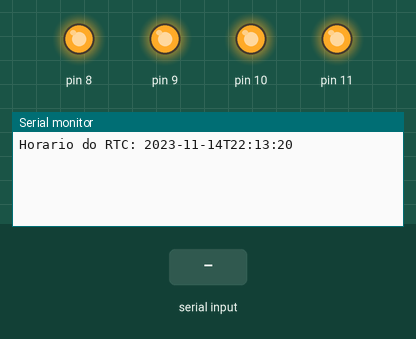
Simulated run of this sketch. Board: Arduino Uno, built with avr-gcc and run on an emulated ATmega328P. Shown: output pins drawn as LEDs (lit = HIGH), the last lines printed to the serial monitor. Inputs (shaded band) come from the test bench. The local clock reads 2024-03-15 10:24:30 at power-on unless the sketch sets it.

Above: at 1.2 s.
1.3 s: "90,45,200\n" received over Serial
At 3.5 s:
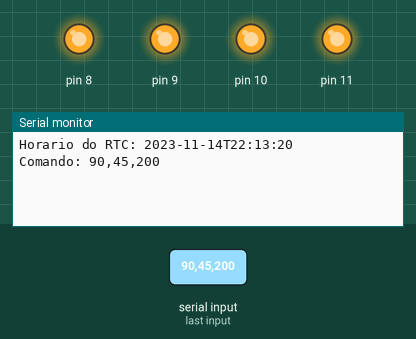
3.8 s: "90,45\n" received over Serial
At 5.4 s:
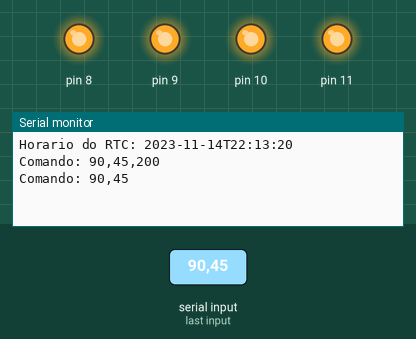
6.3 s: "90,45,200,10\n" received over Serial
At 8.5 s:
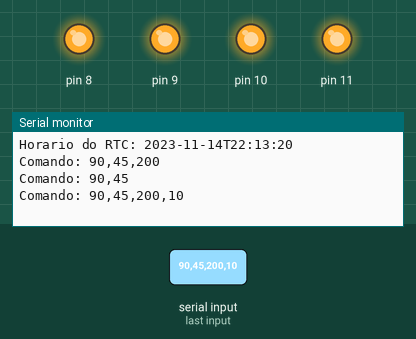

The sketch:

pumpController.ino
```cpp
#include "codes.h"
#include "pump.h"

int commandIndex = 0;
int selectedBomb = 0;
String textSms = "";

Schedule defaultSchedule(12, 03, 12, 04);

Pump bombas[] = {Pump("Bomba 0", 8, 0, defaultSchedule), Pump("Bomba 1", 9, 1, defaultSchedule),
                 Pump("Bomba 2", 10, 2, defaultSchedule), Pump("Bomba 3", 11, 3, defaultSchedule)};

void setup() {
  Serial.begin(115200);

  RTC.begin();

  // Adjust RTC time
  RTC.adjust(DateTime(F(__DATE__), F(__TIME__)));
  Serial.print("Horario do RTC: ");
  Serial.println(RTC.now().timestamp());
}

void loop() {

  // Verficar Agendamentos
  for (int i = 0; i < sizeof(bombas) / sizeof(bombas[0]); i++) {
    bombas[i].checkSchedule();
  }

  // Verificar Saúde das bombas quando der o meio dia
  DateTime now = RTC.now();
  if (now.hour() == 12 && now.minute() == 0) {
    checkPumps(bombas);
  }

  textSms = Serial.readString();

  // Converter o texto para maiúsculas
  textSms.toUpperCase();

  if (textSms != "") {
    Serial.print("Comando: ");
    Serial.println(textSms);
  }

  // Caso receba LBX, Ligar a bomba X
  commandIndex = textSms.indexOf(LB);
  if (commandIndex != -1) {
    if (isDigit(textSms[commandIndex + 2])) {
      selectedBomb = textSms.substring(commandIndex + 2, commandIndex + 3).toInt();

      if (textSms[commandIndex + 3] != '-') {
        bombas[selectedBomb].turnOn();
      } else {
        int time = textSms.substring(commandIndex + 4, commandIndex + 8).toInt();
        bombas[selectedBomb].setOnTimer(time);
      }
    } else {
      for (int i = 0; i < sizeof(bombas) / sizeof(bombas[0]); i++) {
        bombas[i].turnOn();
      }
    }
  }

  // Caso receba DBX, Desligar a bomba X
  commandIndex = textSms.indexOf(DB);
  if (commandIndex != -1) {
    if (isDigit(textSms[commandIndex + 2])) {
      selectedBomb = textSms.substring(commandIndex + 2, commandIndex + 3).toInt();

      if (textSms[commandIndex + 3] != '-') {
        bombas[selectedBomb].turnOff();
      } else {
        int time = textSms.substring(commandIndex + 4, commandIndex + 8).toInt();
        bombas[selectedBomb].setOffTimer(time);
      }
    } else {
      for (int i = 0; i < sizeof(bombas) / sizeof(bombas[0]); i++) {
        bombas[i].turnOff();
      }
    }
  }

  // Caso receba RSX, Ler os dados da bomba X
  commandIndex = textSms.indexOf(RS);
  if (commandIndex != -1) {
    if (isDigit(textSms[commandIndex + 2])) {
      selectedBomb = textSms.substring(commandIndex + 2, commandIndex + 3).toInt();
      Serial.println(bombas[selectedBomb].getMessage());
    } else {
      String message = "";
      for (int i = 0; i < sizeof(bombas) / sizeof(bombas[0]); i++) {
        message = message + "\n \n" + bombas[i].getMessage();
      }
      Serial.println(message);
    }
  }
}
```

codes.h
```cpp
/*
Envie os códigos a seguir + numero da bomba (Que vão de 0 a 4) para o SMS e os comandos serão
executados. É possível programar a execução do comandos de ligar e desligar as bombas mandando o
comando-0000 sendo 0000 o numero de minutos para o comando ser executado.

Caso o comando seja enviado sem o numero da bomba, então o comando valerá para todas as bombas.
Nesse caso não será possível programar a execução do comando e ele será executado instantaneamente
independentemente do tempo dado

Exemplos:
LB0-0005 irá ligar a bomba 0 depois de 5 minutos.
DB4-1000 irá desligar a bomba 4 depois de 1000 minutos.
LB2-0060 irá ligar a bomba 2 depois de 1 hora.

IMPORTANTE: Sempre envie os tempo com 4 caracteres, nem mais nem menos
*/

// Código para Ligar as Bombas (Ligar Bomba X)
#define LB "LB"

// Código para Desligar as Bombas (Desligar Bomba X)
#define DB "DB"

// Código para requerer informações dos sensores (Read Sensor X)
#define RS "RS"
```

pump.h
```cpp
#include <EEPROM.h>
#include <RTClib.h>

#define INFINITO UINT32_MAX

RTC_DS1307 RTC;

class Schedule {
public:
  uint8_t onHour = 0;
  uint8_t onMinute = 0;

  uint8_t offHour = 0;
  uint8_t offMinute = 0;

  Schedule(int onH = 24, int onM = 60, int offH = 24, int offM = 60) {
    onHour = onH;
    onMinute = onM;

    offHour = offH;
    offMinute = offM;
  }
};

class Pump {
private:
  int pin = 0;
  int eepromAddress = 0;
  String name = "";

  bool isOn = false;
  bool isLocked = false;

  Schedule schedule;

  uint32_t onTimer = INFINITO;
  uint32_t offTimer = INFINITO;

public:
  Pump(String name, int pin, int eepromAddress, Schedule schedule) {
    this->name = name;
    this->pin = pin;
    this->eepromAddress = eepromAddress;
    this->schedule = schedule;

    pinMode(pin, OUTPUT);
    byte value = EEPROM.read(eepromAddress);
    isLocked = bitRead(value, 0);
    turnOff();
  }

  void turnOn() {
    if (!isLocked) {
      digitalWrite(pin, LOW);
      isOn = true;
    }
  }
  void turnOff() {
    digitalWrite(pin, HIGH);
    isOn = false;
  }

  void lock() {
    if (!isLocked) {
      isLocked = false;
      turnOff();

      int val = 0;
      EEPROM.update(eepromAddress, val);
    }
  }

  void unlock() {
    if (isLocked) {
      isLocked = false;

      int val = 0;
      val = bitSet(val, 0);
      EEPROM.update(eepromAddress, val);
    }
  }

  void setOnTimer(int min) { onTimer = RTC.now().unixtime() + min * 60; }
  void setOffTimer(int min) { offTimer = RTC.now().unixtime() + min * 60; }

  void checkSchedule() {
    DateTime now = RTC.now();

    // Verificar Timers
    if (now.unixtime() > onTimer) {
      turnOn();
      onTimer = INFINITO;
    }
    if (now.unixtime() > offTimer) {
      turnOff();
      offTimer = INFINITO;
    }

    // Verificar Horarios
    if (now.hour() == schedule.onHour && now.minute() == schedule.onMinute) {
      turnOn();
    }

    if (now.hour() == schedule.offHour && now.minute() == schedule.offMinute) {
      turnOff();
    }
  }

  String getMessage() {
    String message = "A bomba '" + name + "' está ";
    message = message + (isOn ? "Funcionando" : "Desligada");
    message = message + "\n";

    return message;
  }
};

void checkPumps(Pump pumps[]) {
  for (int i = 0; i < sizeof(pumps) / sizeof(pumps[0]); i++) {
    pumps[i].turnOff();
  }
  for (int i = 0; i < sizeof(pumps) / sizeof(pumps[0]); i++) {
    pumps[i].turnOn();
    delay(2000);

    if (analogRead(A0) > 3) {
      pumps[i].lock();
    }
    pumps[i].turnOff();
  }
}
```

Measured:
- after the input at 1.3 s, the serial monitor: prints a new line after 1.0 s (image 1)
- after the input at 3.8 s, the serial monitor: prints a new line after 1.0 s (image 2)
- after the input at 6.3 s, the serial monitor: prints a new line after 1.0 s (image 3)
